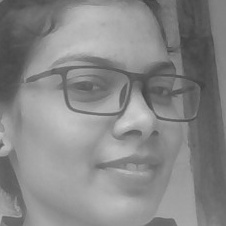
#> input picture TrainingImage/ Sakshi.48.11.jpg, 226 x 226 px
$ python -i index.py   (imports and definitions only)
#> lines starting #> are read from the running program, lines starting #| are printed output that depends on the picture; after the words box and inside, x2 and y2 are one past the last pixel; in counts of white or black regions, pixels touching at a corner belong together
#> further down, picture is the input picture: shape (226, 226, 3); min 64, max 210, mean 135.2
from tkinter import *
import numpy as np
import os
import shutil
import csv
from PIL import Image, ImageTk
import pandas as pd
import datetime
import time
import tkinter.ttk as ttk
import tkinter.font as font
from pathlib import Path
import cv2

# [5 lines not run here, left out]

# [2 lines that did not run here, left out]
# [1 line not run here, left out]


# The function beow is used for checking
# whether the text below is number or not ?
# [155 lines left out: functions is_number, TakeImages, getRollAndName, TrainImages, getImagesAndLabels, not called in this run]


faceCascade = cv2.CascadeClassifier("data\haarcascade_frontalface_default.xml")


def face_dector(img, size=0.5):
#> called with size = 0.5
    gray = cv2.cvtColor(img, cv2.COLOR_BGR2GRAY)
    faces = faceCascade.detectMultiScale(gray, 1.3, 5)
#> faces = [[14, 14, 196, 196]]
    if faces is ():
        return img, []
    for (x, y, w, h) in faces:
        cv2.rectangle(img, (x, y), (x + w, y + h), (0, 255, 255), 2)
        roi = img[y:y + h, x:x + w]
        roi = cv2.resize(roi, (200, 200))
#> this loop made 1 pass
#> pass 1, in face_dector, `roi = img[y:y + h, x:x + w]`:
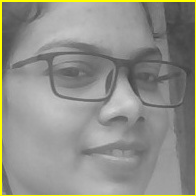
#> roi: shape (196, 196, 3); mean B, G, R 136.4, 144.1, 144.1
#> after the loop:
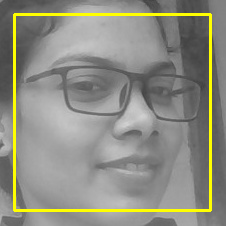
#> img: shape (226, 226, 3); 4.6% of pixels changed, all inside (x1, y1, x2, y2) = (13, 13, 212, 212)
    return img, roi


# [34 lines left out: function TrackImages, not called in this run]


# [2 lines that did not run here, left out]
# [2 lines that did not run here, left out]
# [2 lines that did not run here, left out]
# [2 lines that did not run here, left out]
# [1 line not run here, left out]

>>> import cv2
>>> picture = cv2.imread('TrainingImage/ Sakshi.48.11.jpg')
>>> result = face_dector(picture)

$ run again, on TrainingImage/ Sakshi.48.19.jpg
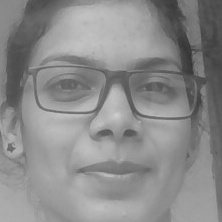
#> input picture TrainingImage/ Sakshi.48.19.jpg, 222 x 222 px
#> picture is the input picture: shape (222, 222, 3); min 51, max 206, mean 139.3
#> faces = [[21, 15, 184, 184]]
#> the loop in face_dector, `for (x, y, w, h) in faces:` made 1 pass
#> pass 1, in face_dector, `roi = img[y:y + h, x:x + w]`:
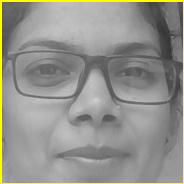
#> roi: shape (184, 184, 3); mean B, G, R 138.6, 146.8, 146.8
#> after the loop in face_dector, `for (x, y, w, h) in faces:`:
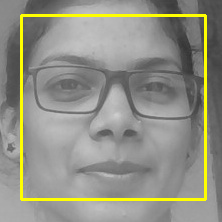
#> img: shape (222, 222, 3); 4.47% of pixels changed, all inside (x1, y1, x2, y2) = (20, 14, 207, 201)
